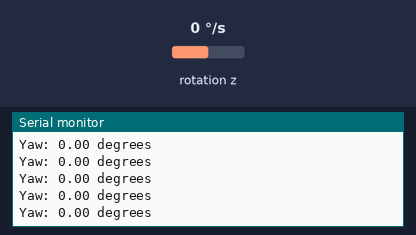
Bench run of a sketch on a simulated Arduino Uno, built with avr-gcc and run on an emulated ATmega328P. On the bench: the last lines printed to the serial monitor. Wiring (inferred from the names in the program): MPU-6050 motion sensor at I2C address 0x68. Inputs (shaded band) come from the test bench; at power-on: rotation z 0 °/s.

Above: at 1.2 s.
1.3 s: rotation z set to -192 °/s
At 1.32 s:
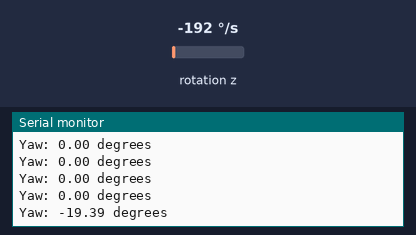
2.8 s: rotation z set to -100 °/s
At 2.84 s:
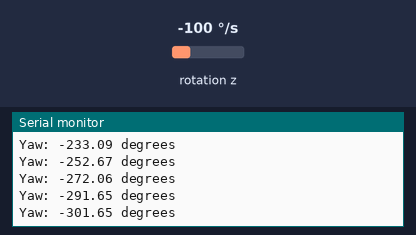
4.3 s: rotation z set to 192 °/s
At 4.36 s:
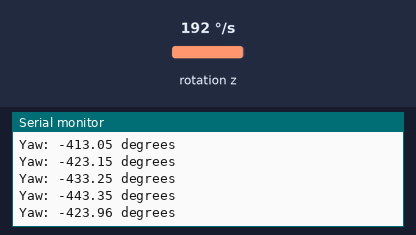
Timing chart, 0 to 7.3 s (numbered marks = the images above; inputs shaded):
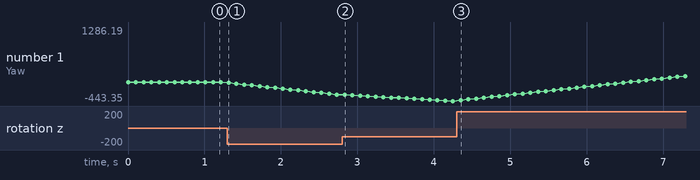

Measured:
- after the input at 1.3 s, the serial monitor: prints a new line at once (image 1)
- after the input at 2.8 s, the serial monitor: prints a new line at once (image 2)
- plotted number 1: 0 → -291.65 after the input at 1.3 s, -291.65 → -443.35 after the input at 2.8 s

The sketch:

task10_5.ino
```cpp
// Important note :
// I could not Do that task alone
// so I used ChatGPT to help me Write the Code
// I read the code carefully and tried to Understand it
// here is what i understood:
/*
1. we Define the pins of the mpu, [ground , power, data pins]
2. start ic2 connection
3. stops the sleepMode by writing 0 to power register
4. readRegister16: read a register and return the value of the data
5. loop: save the value and converte it into yaw angle , print the Yaw
*/
// I hope you accept the code ♥

#include <Wire.h>

#define MPU6050_ADDRESS 0x68  // MPU6050 I2C address when AD0 pin is grounded
#define PWR_MGMT_1 0x6B       // Power management register
#define GYRO_CONFIG 0x1B      // Gyroscope configuration register
#define GYRO_ZOUT_H 0x47      // Register address for high byte of gyroscope Z-axis data

float yaw = 0;                // Variable to store yaw angle
unsigned long previousTime = 0;

void setup() {
    Wire.begin();              // Initialize I2C communication
    Serial.begin(9600);        // Initialize Serial communication for debugging

    // Wake up MPU6050 (set sleep bit to 0)
    Wire.beginTransmission(MPU6050_ADDRESS);
    Wire.write(PWR_MGMT_1);    // Access the power management register
    Wire.write(0x00);          // Wake up MPU6050 by writing 0
    Wire.endTransmission(true);

    // Configure the gyroscope (set full-scale range to ±250°/s)
    Wire.beginTransmission(MPU6050_ADDRESS);
    Wire.write(GYRO_CONFIG);   // Access the gyroscope configuration register
    Wire.write(0x00);          // Set the full-scale range to ±250°/s (sensitivity = 131 LSB/°/s)
    Wire.endTransmission(true);

    previousTime = millis();   // Initialize previous time
}

int16_t readRegister16(int reg) {
    Wire.beginTransmission(MPU6050_ADDRESS);
    Wire.write(reg);                // Set register pointer
    Wire.endTransmission(false);
    Wire.requestFrom(MPU6050_ADDRESS, 2, true); // Request 2 bytes from the register
    int16_t value = (Wire.read() << 8) | Wire.read(); // Combine high and low bytes
    return value;
}

void loop() {
    unsigned long currentTime = millis();
    float deltaTime = (currentTime - previousTime) / 1000.0; // Convert time difference to seconds
    previousTime = currentTime;

    int16_t gyroZ = readRegister16(GYRO_ZOUT_H);  // Read Z-axis gyroscope data
    float gyroZ_dps = gyroZ / 131.0;              // Convert raw data to degrees per second

    yaw += gyroZ_dps * deltaTime;                 // Integrate angular velocity to get yaw

    // Print the yaw value for debugging
    Serial.print("Yaw: ");
    Serial.print(yaw);
    Serial.println(" degrees");

    delay(100);  // Delay for stability and readable output
}
```
